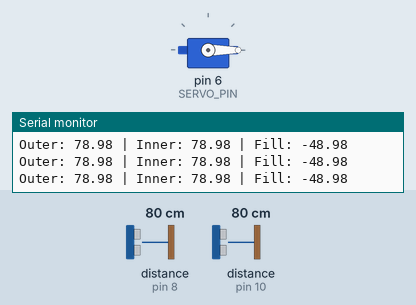
A sketch run on a simulated Arduino Uno, built with avr-gcc and run on an emulated ATmega328P. Shown: servo, the last lines printed to the serial monitor. Wiring (inferred from the names in the program): 2 × ultrasonic range finder: trigger pin 7, echo pin 8 / trigger pin 9, echo pin 10. The test bench sets the inputs (shaded band); at power-on: distance to the obstacle (sensors on pin 10, pin 8) 80 cm. The echo pulse lasts 58.3 µs per cm.

Above: at 1.3 s.
1.4 s: distance to the obstacle (sensor on pin 10) set to 23 cm
2.9 s: distance to the obstacle (sensor on pin 10) set to 19 cm
At 4.6 s:
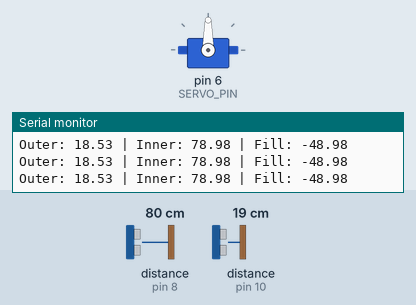
7.1 s: distance to the obstacle (sensor on pin 10) set to 35 cm
At 7.9 s:
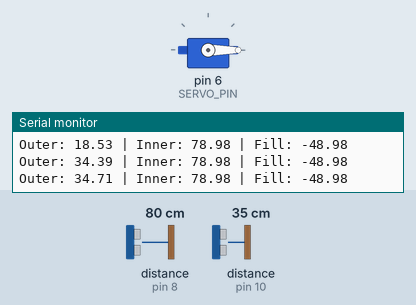
8.8 s: distance to the obstacle (sensor on pin 10) set to 2 cm
At 9.5 s:
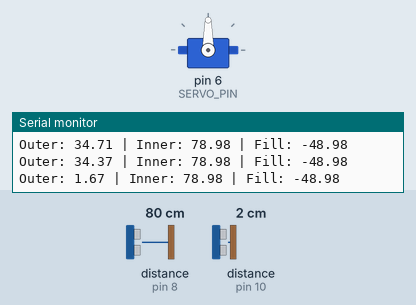
Timing chart, 0 to 11.5 s (numbered marks = the images above; inputs shaded):
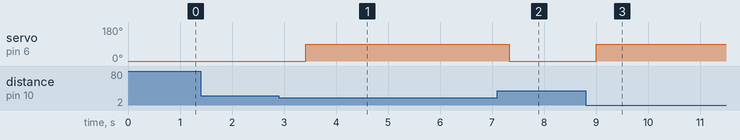

Measured:
- the behaviour switches between 21 and 20 cm on distance to the obstacle (sensor on pin 10) (found by bisection; images 0 and 1)
- after the input at 2.9 s, servo on pin 6 (SERVO_PIN): 0° → 90° after 0.52 s
- after the input at 7.1 s, servo on pin 6 (SERVO_PIN): 90° → 0° after 0.23 s
- after the input at 8.8 s, servo on pin 6 (SERVO_PIN): 0° → 90° after 0.20 s

The sketch:

main.ino
```cpp
#include <Servo.h>
#include <SoftwareSerial.h>

// Pins
#define TRIG_OUT 9
#define ECHO_OUT 10

#define TRIG_IN 7
#define ECHO_IN 8

#define SERVO_PIN 6

// Bluetooth
SoftwareSerial BT(2, 3); // RX, TX

Servo myServo;

float BIN_HEIGHT = 30; // cm (measure your bin)

// Function to get distance
float getDistance(int trig, int echo) {
  digitalWrite(trig, LOW);
  delayMicroseconds(2);
  digitalWrite(trig, HIGH);
  delayMicroseconds(10);
  digitalWrite(trig, LOW);

  long duration = pulseIn(echo, HIGH);
  float distance = duration * 0.034 / 2;
  return distance;
}

void setup() {
  pinMode(TRIG_OUT, OUTPUT);
  pinMode(ECHO_OUT, INPUT);

  pinMode(TRIG_IN, OUTPUT);
  pinMode(ECHO_IN, INPUT);

  myServo.attach(SERVO_PIN);
  myServo.write(0);

  Serial.begin(9600);
  BT.begin(9600);
}

void loop() {

  // Read outer sensor (lid control)
  float outerDist = getDistance(TRIG_OUT, ECHO_OUT);
  delay(50);

  // Read inner sensor (fill level)
  float innerDist = getDistance(TRIG_IN, ECHO_IN);

  float fillLevel = BIN_HEIGHT - innerDist;

  // Print debug
  Serial.print("Outer: ");
  Serial.print(outerDist);
  Serial.print(" | Inner: ");
  Serial.print(innerDist);
  Serial.print(" | Fill: ");
  Serial.println(fillLevel);

  // Lid control
  if (outerDist < 20) {
    myServo.write(90);
  } else {
    myServo.write(0);
  }

  // Fill alert
  if (fillLevel > 25) {
    Serial.println("Bin FULL");
    BT.println("Bin is FULL");
  }

  delay(500);
}
```
